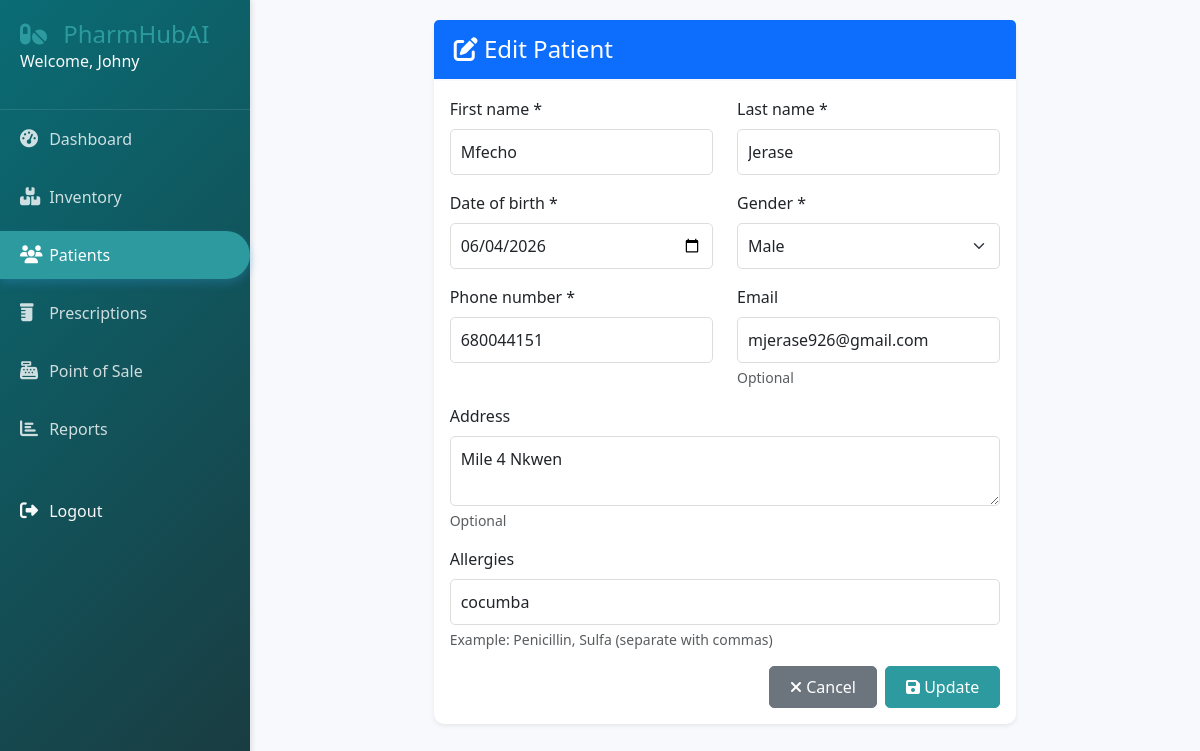
The page /patients/11/edit/ (signed in) on the database its author committed.
### patients/models.py (models this page shows, shortened)
class Patient(models.Model):
    BLOOD_TYPES = (
        ('A+', 'A+'), ('A-', 'A-'),
        ('B+', 'B+'), ('B-', 'B-'),
        ('AB+', 'AB+'), ('AB-', 'AB-'),
        ('O+', 'O+'), ('O-', 'O-'),
    )
    first_name = models.CharField(max_length=100)
    last_name = models.CharField(max_length=100)
    pharmacy = models.ForeignKey('accounts.Pharmacy', on_delete=models.CASCADE, null=True)
    date_of_birth = models.DateField()
    gender = models.CharField(max_length=10, choices=(('M', 'Male'), ('F', 'Female'), ('O', 'Other')))
    phone = models.CharField(max_length=15)
    email = models.EmailField(blank=True)
    address = models.TextField()
    blood_type = models.CharField(max_length=3, choices=BLOOD_TYPES, blank=True)
    allergies = models.TextField(blank=True, help_text="List all known allergies")
    chronic_conditions = models.TextField(blank=True, help_text="List all chronic conditions")
    current_medications = models.TextField(blank=True, help_text="List current medications")
    emergency_contact_name = models.CharField(max_length=200)
    emergency_contact_phone = models.CharField(max_length=15)
    created_by = models.ForeignKey(User, on_delete=models.SET_NULL, null=True)
    created_at = models.DateTimeField(auto_now_add=True)
    updated_at = models.DateTimeField(auto_now=True)
    class Meta:
        indexes = [
            models.Index(fields=['last_name', 'first_name']),
            models.Index(fields=['phone']),
        ]

### accounts/views.py (the view)
    def wrapper(request, *args, **kwargs):
        if not request.user.is_authenticated:
            return redirect('accounts:login')
        if not hasattr(request.user, 'profile'):
            messages.error(request, 'Account profile not found.')
            return redirect('dashboard')
        if request.user.profile.role not in ['admin', 'pharmacist', 'technician']:
            messages.error(request, 'You do not have permission to access this page.')
            return redirect('dashboard')
        return view_func(request, *args, **kwargs)

### accounts/views.py (called while the page is built)
def technician_required(view_func):
    def wrapper(request, *args, **kwargs):
        if not request.user.is_authenticated:
            return redirect('accounts:login')
        if not hasattr(request.user, 'profile'):
            messages.error(request, 'Account profile not found.')
            return redirect('dashboard')
        if request.user.profile.role not in ['admin', 'pharmacist', 'technician']:
            messages.error(request, 'You do not have permission to access this page.')
            return redirect('dashboard')
        return view_func(request, *args, **kwargs)
    return wrapper

### patients/views.py (called while the page is built)
@login_required
@technician_required
def patient_edit(request, pk):
    patient = get_object_or_404(Patient, pk=pk)
    if request.method == 'POST':
        form = PatientForm(request.POST, instance=patient)
        if form.is_valid():
            form.save()
            messages.success(request, 'Patient information updated successfully.')
            return redirect('patients:detail', pk=patient.pk)
    else:
        form = PatientForm(instance=patient)
    return render(request, 'patients/add_edit.html', {
        'form': form,
        'patient': patient,
        'edit_mode': True
    })

### templates/patients/add_edit.html (shortened to what this page needs)
{% extends 'base.html' %}
{% load static %}
{% block content %}
<div class="container">
    <div class="row justify-content-center">
        <div class="col-md-8">
            <div class="card shadow-sm">
                <div class="card-header bg-primary text-white">
                    <h4 class="mb-0">
                        <i class="fas {% if edit_mode %}fa-edit{% else %}fa-user-plus{% endif %}"></i>
                        {% if edit_mode %}Edit Patient{% else %}Add New Patient{% endif %}
                    </h4>
                </div>
                <div class="card-body">
                    <form method="post">
                        <div class="row">
                            <div class="col-md-6 mb-3">
                                <label class="form-label">First name *</label>
                                {{ form.first_name }}
                            </div>
                            <div class="col-md-6 mb-3">
                                <label class="form-label">Last name *</label>
                                {{ form.last_name }}
                            </div>
                        </div>
                        <div class="row">
                            <div class="col-md-6 mb-3">
                                <label class="form-label">Date of birth *</label>
                                {{ form.date_of_birth }}
                            </div>
                            <div class="col-md-6 mb-3">
                                <label class="form-label">Gender *</label>
                                {{ form.gender }}
                            </div>
                        </div>
                        <div class="row">
                            <div class="col-md-6 mb-3">
                                <label class="form-label">Phone number *</label>
                                {{ form.phone }}
                            </div>
                            <div class="col-md-6 mb-3">
                                <label class="form-label">Email</label>
                                {{ form.email }}
                                <div class="form-text">Optional</div>
                            </div>
                        </div>
                        <div class="mb-3">
                            <label class="form-label">Address</label>
                            {{ form.address }}
                            <div class="form-text">Optional</div>
                        </div>
                        <div class="mb-3">
                            <label class="form-label">Allergies</label>
                            {{ form.allergies }}
                            <div class="form-text">Example: Penicillin, Sulfa (separate with commas)</div>
                        </div>
                        <div class="d-flex justify-content-end gap-2 mt-3">
                            <a href="{% url 'patients:list' %}" class="btn btn-secondary">
                                <i class="fas fa-times"></i> Cancel
                            </a>
                            <button type="submit" class="btn btn-primary">
                                <i class="fas fa-save"></i> {% if edit_mode %}Update{% else %}Save Patient{% endif %}
                            </button>
                        </div>
                    </form>
                </div>
            </div>
        </div>
    </div>
</div>
{% endblock %}

### templates/base.html (shortened to what this page needs)
<!DOCTYPE html>
<html lang="en">
<head>
    <link href="https://cdn.jsdelivr.net/npm/bootstrap@5.3.0-alpha1/dist/css/bootstrap.min.css" rel="stylesheet">
    <link rel="stylesheet" href="https://cdnjs.cloudflare.com/ajax/libs/font-awesome/6.4.0/css/all.min.css">
    {% load static %}
    <link rel="stylesheet" href="{% static 'css/style.css' %}">
</head>
<body>
    {% if user.is_authenticated %}
    <div class="sidebar">
        <div class="sidebar-header">
            <a style="text-decoration: none; color: #2c9a9e;" href="{%url 'accounts:home'%}"><h3><i class="fas fa-pills"></i> PharmHubAI</h3></a>
            <p class="text-light">Welcome, <a href="{%url 'accounts:home'%} " style="color: white;">{{ user.username }}</a></p>
        </div>
        <ul class="nav flex-column">
            <li class="nav-item">
                <a class="nav-link {% if request.path == '/dashboard' %}active{% endif %}" href="/dashboard/">
                    <i class="fas fa-tachometer-alt"></i> Dashboard
                </a>
            </li>
            <li class="nav-item">
                <a class="nav-link {% if '/inventory' in request.path %}active{% endif %}" href="/inventory/">
                    <i class="fas fa-boxes"></i> Inventory
                </a>
            </li>
            <li class="nav-item">
                <a class="nav-link {% if '/patients' in request.path %}active{% endif %}" href="/patients/">
                    <i class="fas fa-users"></i> Patients
                </a>
            </li>
            <li class="nav-item">
                <a class="nav-link {% if '/prescriptions' in request.path %}active{% endif %}" href="/prescriptions/">
                    <i class="fas fa-prescription-bottle"></i> Prescriptions
                </a>
            </li>
            <li class="nav-item">
                <a class="nav-link {% if '/sales' in request.path %}active{% endif %}" href="/sales/pos/">
                    <i class="fas fa-cash-register"></i> Point of Sale
                </a>
            </li>
            {% if user.profile.role == 'admin' or user.profile.role == 'pharmacist' %}
            <li class="nav-item">
                <a class="nav-link {% if '/reports' in request.path %}active{% endif %}" href="/reports/">
                    <i class="fas fa-chart-bar"></i> Reports
                </a>
            </li>
            {% endif %}
            <li class="nav-item mt-4">
                <a class="nav-link text-light" href="/logout/">
                    <i class="fas fa-sign-out-alt"></i> Logout
                </a>
            </li>
        </ul>
    </div>
    {% endif %}
    <div class="main-content">
        {% block content %}{% endblock %}
    </div>
</body>
</html>

### static/css/style.css (style rules this page uses)
:root { --primary-color: #0a6c75; --secondary-color: #2c9a9e; --success-color: #10b981; --danger-color: #ef4444; --warning-color: #f59e0b; --light-bg: #f7f9fc; --dark-text: #1a3a3f; --sidebar-width: 250px; }
body { font-family: 'Segoe UI', Tahoma, Geneva, Verdana, sans-serif; background-color: var(--light-bg); color: var(--dark-text); overflow-x: hidden; }
.sidebar { position: fixed; left: 0; top: 0; height: 100vh; width: var(--sidebar-width); background: linear-gradient(135deg, var(--primary-color), var(--dark-text)); color: white; padding: 20px 0; box-shadow: 2px 0 5px rgba(0,0,0,0.1); z-index: 1000; }
.sidebar-header { padding: 0 20px 20px; border-bottom: 1px solid rgba(255,255,255,0.1); }
.sidebar-header a { text-decoration: none; }
.sidebar-header h3 { margin: 0; font-size: 24px; font-weight: 300; }
.sidebar-header h3 i { color: var(--secondary-color); margin-right: 10px; }
.sidebar .nav-link { color: rgba(255,255,255,0.8); padding: 12px 20px; margin: 5px 0; transition: all 0.3s; border-radius: 0 30px 30px 0; }
.sidebar .nav-link.active { background-color: var(--secondary-color); color: white; box-shadow: 0 4px 10px rgba(52, 152, 219, 0.3); }
.sidebar .nav-link i { width: 25px; font-size: 18px; }
.main-content { margin-left: var(--sidebar-width); padding: 20px; min-height: 100vh; }
.card { border: none; border-radius: 10px; box-shadow: 0 2px 10px rgba(0,0,0,0.05); transition: transform 0.3s, box-shadow 0.3s; margin-bottom: 20px; }
.card-header { background-color: white; border-bottom: 2px solid var(--light-bg); padding: 15px 20px; font-weight: 600; }
.btn { border-radius: 5px; padding: 8px 20px; font-weight: 500; transition: all 0.3s; }
.btn-primary { background-color: var(--secondary-color); border-color: var(--secondary-color); }
.form-control, .form-select { border-radius: 5px; border: 1px solid #ddd; padding: 10px; transition: all 0.3s; }

### rows shown on the page
Patient: first_name "Mfecho", last_name "Jerase", date_of_birth "06/04/2026", gender "Male", phone "680044151", email "mjerase926@gmail.com", address "Mile 4 Nkwen", allergies "cocumba"

### other values the page prints
{{ user.username }} "Johny"
